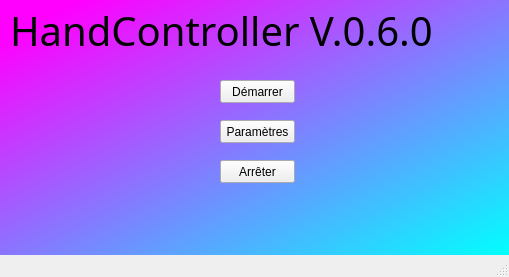
<?xml version="1.0" encoding="UTF-8"?>
<ui version="4.0">
 <class>MainWindow</class>
 <widget class="QMainWindow" name="MainWindow">
  <property name="geometry">
   <rect>
    <x>0</x>
    <y>0</y>
    <width>509</width>
    <height>277</height>
   </rect>
  </property>
  <property name="windowTitle">
   <string>MainWindow</string>
  </property>
  <property name="styleSheet">
   <string notr="true"/>
  </property>
  <widget class="QWidget" name="centralwidget">
   <property name="styleSheet">
    <string notr="true">QWidget#centralwidget{
background-color: qlineargradient(spread:pad, x1:0.0753518, y1:0.08, x2:1, y2:1, stop:0 rgba(255, 0, 255, 255), stop:1 rgba(0, 255, 255, 255));}</string>
   </property>
   <widget class="QLabel" name="TitreProgramme">
    <property name="geometry">
     <rect>
      <x>10</x>
      <y>-30</y>
      <width>491</width>
      <height>121</height>
     </rect>
    </property>
    <property name="font">
     <font>
      <family>The Bold Font</family>
      <pointsize>30</pointsize>
     </font>
    </property>
    <property name="text">
     <string>HandController V.0.6.0</string>
    </property>
   </widget>
   <widget class="QPushButton" name="boutonDemarrer">
    <property name="geometry">
     <rect>
      <x>220</x>
      <y>80</y>
      <width>75</width>
      <height>23</height>
     </rect>
    </property>
    <property name="text">
     <string>Démarrer</string>
    </property>
   </widget>
   <widget class="QPushButton" name="boutonParametre">
    <property name="geometry">
     <rect>
      <x>220</x>
      <y>120</y>
      <width>75</width>
      <height>23</height>
     </rect>
    </property>
    <property name="text">
     <string>Paramètres</string>
    </property>
   </widget>
   <widget class="QPushButton" name="boutonArret">
    <property name="geometry">
     <rect>
      <x>220</x>
      <y>160</y>
      <width>75</width>
      <height>23</height>
     </rect>
    </property>
    <property name="text">
     <string>Arrêter</string>
    </property>
   </widget>
  </widget>
  <widget class="QMenuBar" name="menubar">
   <property name="geometry">
    <rect>
     <x>0</x>
     <y>0</y>
     <width>509</width>
     <height>21</height>
    </rect>
   </property>
  </widget>
  <widget class="QStatusBar" name="statusbar"/>
 </widget>
 <resources/>
 <connections/>
</ui>
